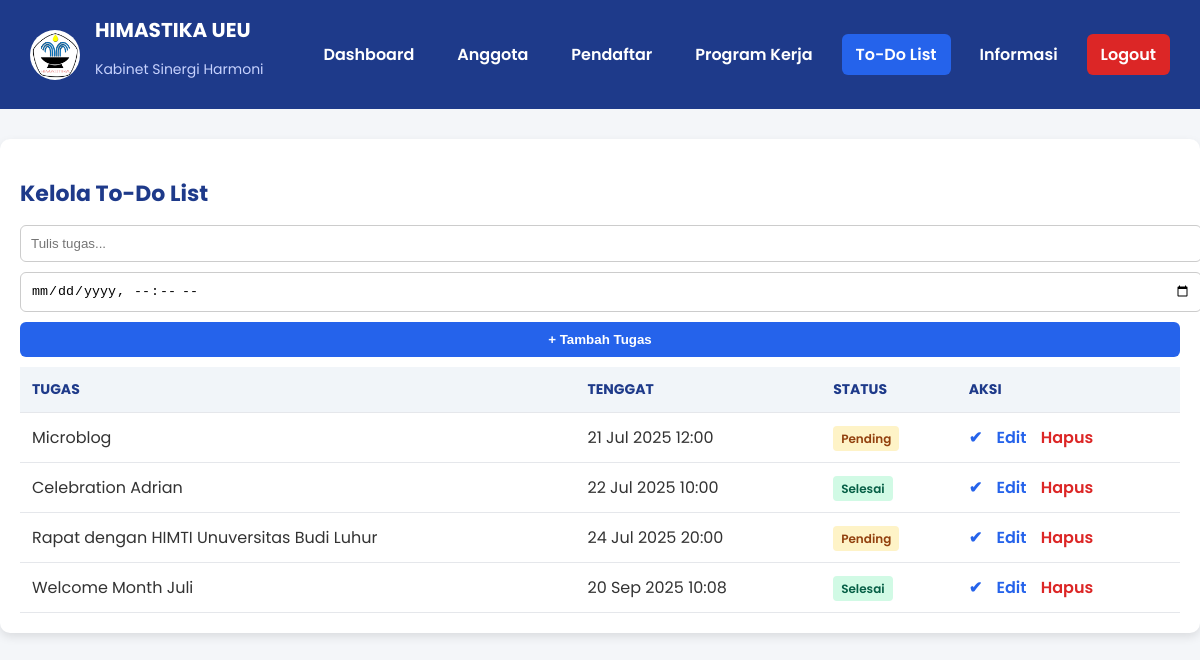
The page /index.php/todo on the database its author committed.
### tables this page shows
CREATE TABLE `todos` (
  `id` int(11) NOT NULL,
  `task` varchar(255) NOT NULL,
  `deadline` datetime DEFAULT NULL,
  `status` enum('pending','done') DEFAULT 'pending'
);

### application/controllers/Todo.php (called while the page is built, shortened)
<?php
class Todo extends CI_Controller {
    public function __construct() {
        $this->load->model('Todo_model');
    }
    public function index() {
        $data['todos'] = $this->Todo_model->getAll();
        $this->load->view('todo/index', $data);
    }
}

### index.php (called while the page is built, shortened)
<?php
require_once BASEPATH.'core/CodeIgniter.php';

### application/models/Todo_model.php (called while the page is built, shortened)
<?php
class Todo_model extends CI_Model {
    public function getAll() {
        return $this->db->order_by('deadline', 'ASC')->get('todos')->result();
    }
}

### application/views/todo/index.php (the view, shortened to what this page needs)
<!DOCTYPE html>
<html lang="id">
<head>
</head>
<body>
<header>
    <div style="display: flex; align-items: center;">
        <img src="<?= base_url('assets/img/LOGO HIMASTIKA.jpg'); ?>" alt="Logo HIMASTIKA">
        <div>
            <h1>HIMASTIKA UEU</h1>
            <p class="subtitle">Kabinet Sinergi Harmoni</p>
        </div>
    </div>
    <nav>
        <a href="<?= base_url('dashboard'); ?>">Dashboard</a>
        <a href="<?= base_url('anggota'); ?>">Anggota</a>
        <a href="<?= base_url('pendaftaran'); ?>">Pendaftar</a>
        <a href="<?= base_url('proker'); ?>">Program Kerja</a>
        <a href="<?= base_url('todo'); ?>" style="background:#2563eb;">To-Do List</a>
        <a href="<?= base_url('informasi'); ?>">Informasi</a>
        <a href="<?= base_url('login/logout'); ?>" style="background:#dc2626;">Logout</a>
    </nav>
</header>
<div class="container">
    <h2>Kelola To-Do List</h2>
    <form action="<?= base_url('todo/store'); ?>" method="post">
        <input type="text" name="task" placeholder="Tulis tugas..." required>
        <input type="datetime-local" name="deadline" required>
        <button type="submit">+ Tambah Tugas</button>
    </form>
    <table>
        <thead>
            <tr>
                <th>Tugas</th>
                <th>Tenggat</th>
                <th>Status</th>
                <th>Aksi</th>
            </tr>
        </thead>
        <tbody>
            <?php if(!empty($todos)): ?>
                <?php foreach($todos as $t): ?>
                <tr>
                    <td><?= htmlspecialchars($t->task); ?></td>
                    <td>
                        <?= (!empty($t->deadline) && $t->deadline != '0000-00-00 00:00:00')
                            ? date('d M Y H:i', strtotime($t->deadline))
                            : 'Belum Ditentukan'; ?>
                    </td>
                    <td>
                        <?php if($t->status == 'pending'): ?>
                            <span class="status-pending">Pending</span>
                        <?php else: ?>
                            <span class="status-selesai">Selesai</span>
                        <?php endif; ?>
                    </td>
                    <td>
                        <a href="<?= base_url('todo/toggle/'.$t->id); ?>" class="btn-edit">✔</a>
                        <a href="<?= base_url('todo/edit/'.$t->id); ?>" class="btn-edit">Edit</a>
                        <a href="<?= base_url('todo/delete/'.$t->id); ?>" onclick="return confirm('Hapus tugas ini?')" class="btn-delete">Hapus</a>
                    </td>
                </tr>
                <?php endforeach; ?>
            <?php else: ?>
                <tr>
                    <td colspan="4" style="text-align:center; color:#6b7280;">Belum ada tugas.</td>
                </tr>
            <?php endif; ?>
        </tbody>
    </table>
</div>
</body>
</html>

### application/views/todo/index.php (style rules this page uses)
body { font-family: 'Poppins', sans-serif; margin: 0; background: #f4f6f9; color: #333; }
header { background: #1e3a8a; color: white; padding: 15px 30px; display: flex; align-items: center; justify-content: space-between; }
header img { width: 50px; height: 50px; border-radius: 50%; margin-right: 15px; }
header h1 { font-size: 20px; margin: 0; }
header .subtitle { font-size: 14px; color: #c7d2fe; }
nav { display: flex; gap: 15px; }
nav a { color: white; text-decoration: none; font-weight: 600; padding: 8px 14px; border-radius: 6px; transition: background 0.3s ease; }
.container { max-width: 1200px; margin: 30px auto; background: white; padding: 20px; border-radius: 10px; box-shadow: 0 4px 10px rgba(0,0,0,0.1); }
.container h2 { font-size: 22px; margin-bottom: 15px; color: #1e3a8a; }
form input, form select { padding: 10px; border: 1px solid #ccc; border-radius: 6px; margin-bottom: 10px; width: 100%; }
form button { background: #2563eb; color: white; padding: 10px; border: none; border-radius: 6px; font-weight: 600; cursor: pointer; transition: 0.3s; width: 100%; }
table { width: 100%; border-collapse: collapse; margin-top: 10px; }
th, td { padding: 12px; text-align: left; border-bottom: 1px solid #e5e7eb; }
th { background: #f1f5f9; color: #1e3a8a; text-transform: uppercase; font-size: 14px; }
.btn-edit { color: #2563eb; font-weight: 600; text-decoration: none; margin-right: 10px; }
.btn-delete { color: #dc2626; font-weight: 600; text-decoration: none; }
.status-pending { background: #fef3c7; color: #92400e; padding: 4px 8px; border-radius: 4px; font-size: 12px; font-weight: 600; }
.status-selesai { background: #d1fae5; color: #065f46; padding: 4px 8px; border-radius: 4px; font-size: 12px; font-weight: 600; }

### rows shown on the page
todos: task "Microblog", deadline "21 Jul 2025 12:00", status "Pending"
todos: task "Celebration Adrian", deadline "22 Jul 2025 10:00", status "Selesai"
todos: task "Rapat dengan HIMTI Unuversitas Budi Luhur", deadline "24 Jul 2025 20:00", status "Pending"
todos: task "Welcome Month Juli", deadline "20 Sep 2025 10:08", status "Selesai"
